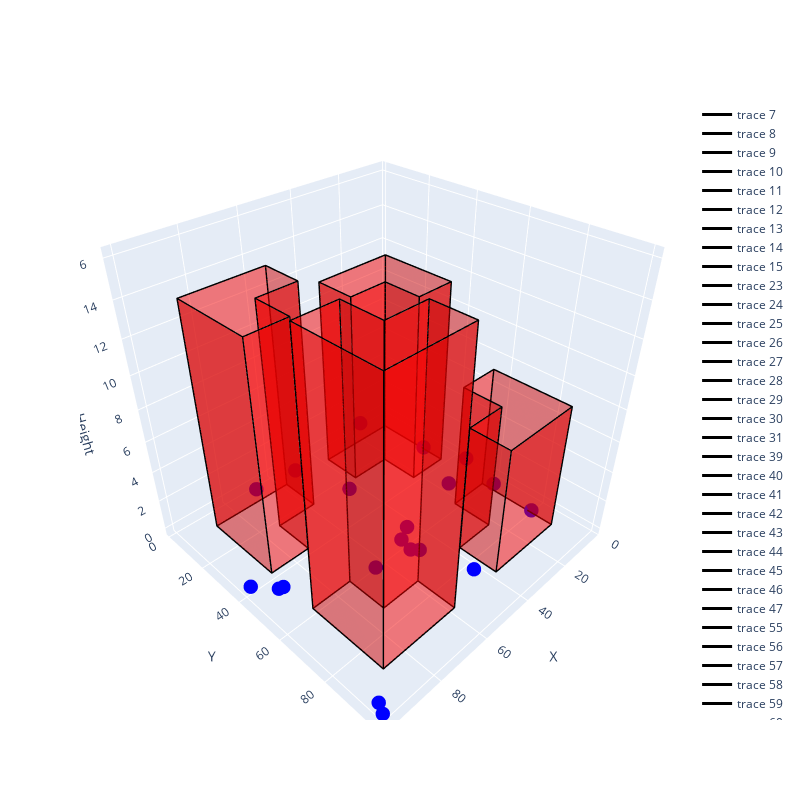

Notebook source saved alongside this figure:
### Code cell
initial_plot(delivary_locations=delivary_loc, obstacles=obstacles)

### Figure 1 — Plotly figure (JSON) as saved in the notebook; plotly's stock layout.template omitted (floating-point values rounded to 4 significant figures)
{"data": [{"color": "red", "i": [0, 0], "j": [1, 2], "k": [2, 3], "opacity": 0.5, "type": "mesh3d", "x": [10, 40, 40, 10], "y": [10, 10, 10, 10], "z": [0, 0, 12, 12]}, {"color": "red", "i": [0, 0], "j": [1, 2], "k": [2, 3], "opacity": 0.5, "type": "mesh3d", "x": [40, 40, 40, 40], "y": [10, 25, 25, 10], "z": [0, 0, 12, 12]}, {"color": "red", "i": [0, 0], "j": [1, 2], "k": [2, 3], "opacity": 0.5, "type": "mesh3d", "x": [40, 25, 25, 40], "y": [25, 25, 25, 25], "z": [0, 0, 12, 12]}, {"color": "red", "i": [0, 0], "j": [1, 2], "k": [2, 3], "opacity": 0.5, "type": "mesh3d", "x": [25, 25, 25, 25], "y": [25, 40, 40, 25], "z": [0, 0, 12, 12]}, {"color": "red", "i": [0, 0], "j": [1, 2], "k": [2, 3], "opacity": 0.5, "type": "mesh3d", "x": [25, 10, 10, 25], "y": [40, 40, 40, 40], "z": [0, 0, 12, 12]}, {"color": "red", "i": [0, 0], "j": [1, 2], "k": [2, 3], "opacity": 0.5, "type": "mesh3d", "x": [10, 10, 10, 10], "y": [40, 10, 10, 40], "z": [0, 0, 12, 12]}, {"color": "red", "i": [0, 0], "j": [1, 2], "k": [2, 3], "opacity": 0.5, "type": "mesh3d", "x": [10, 10, 10, 10], "y": [10, 10, 10, 10], "z": [0, 0, 12, 12]}, {"line": {"color": "black", "width": 3}, "mode": "lines", "type": "scatter3d", "x": [10, 40, 40, 25, 25, 10, 10, 10], "y": [10, 10, 25, 25, 40, 40, 10, 10], "z": [12, 12, 12, 12, 12, 12, 12, 12]}, {"line": {"color": "black", "width": 3}, "mode": "lines", "type": "scatter3d", "x": [10, 40, 40, 25, 25, 10, 10, 10], "y": [10, 10, 25, 25, 40, 40, 10, 10], "z": [0, 0, 0, 0, 0, 0, 0, 0]}, {"line": {"color": "black", "width": 3}, "mode": "lines", "type": "scatter3d", "x": [10, 10, 40, 40, 10], "y": [10, 10, 10, 10, 10], "z": [0, 12, 12, 0, 0]}, {"line": {"color": "black", "width": 3}, "mode": "lines", "type": "scatter3d", "x": [40, 40, 40, 40, 40], "y": [10, 10, 25, 25, 10], "z": [0, 12, 12, 0, 0]}, {"line": {"color": "black", "width": 3}, "mode": "lines", "type": "scatter3d", "x": [40, 40, 25, 25, 40], "y": [25, 25, 25, 25, 25], "z": [0, 12, 12, 0, 0]}, {"line": {"color": "black", "width": 3}, "mode": "lines", "type": "scatter3d", "x": [25, 25, 25, 25, 25], "y": [25, 25, 40, 40, 25], "z": [0, 12, 12, 0, 0]}, {"line": {"color": "black", "width": 3}, "mode": "lines", "type": "scatter3d", "x": [25, 25, 10, 10, 25], "y": [40, 40, 40, 40, 40], "z": [0, 12, 12, 0, 0]}, {"line": {"color": "black", "width": 3}, "mode": "lines", "type": "scatter3d", "x": [10, 10, 10, 10, 10], "y": [40, 40, 10, 10, 40], "z": [0, 12, 12, 0, 0]}, {"line": {"color": "black", "width": 3}, "mode": "lines", "type": "scatter3d", "x": [10, 10, 10, 10, 10], "y": [10, 10, 10, 10, 10], "z": [0, 12, 12, 0, 0]}, {"color": "red", "i": [0, 0], "j": [1, 2], "k": [2, 3], "opacity": 0.5, "type": "mesh3d", "x": [60, 90, 90, 60], "y": [10, 10, 10, 10], "z": [0, 0, 14, 14]}, {"color": "red", "i": [0, 0], "j": [1, 2], "k": [2, 3], "opacity": 0.5, "type": "mesh3d", "x": [90, 90, 90, 90], "y": [10, 40, 40, 10], "z": [0, 0, 14, 14]}, {"color": "red", "i": [0, 0], "j": [1, 2], "k": [2, 3], "opacity": 0.5, "type": "mesh3d", "x": [90, 75, 75, 90], "y": [40, 40, 40, 40], "z": [0, 0, 14, 14]}, {"color": "red", "i": [0, 0], "j": [1, 2], "k": [2, 3], "opacity": 0.5, "type": "mesh3d", "x": [75, 75, 75, 75], "y": [40, 25, 25, 40], "z": [0, 0, 14, 14]}, {"color": "red", "i": [0, 0], "j": [1, 2], "k": [2, 3], "opacity": 0.5, "type": "mesh3d", "x": [75, 60, 60, 75], "y": [25, 25, 25, 25], "z": [0, 0, 14, 14]}, {"color": "red", "i": [0, 0], "j": [1, 2], "k": [2, 3], "opacity": 0.5, "type": "mesh3d", "x": [60, 60, 60, 60], "y": [25, 10, 10, 25], "z": [0, 0, 14, 14]}, {"color": "red", "i": [0, 0], "j": [1, 2], "k": [2, 3], "opacity": 0.5, "type": "mesh3d", "x": [60, 60, 60, 60], "y": [10, 10, 10, 10], "z": [0, 0, 14, 14]}, {"line": {"color": "black", "width": 3}, "mode": "lines", "type": "scatter3d", "x": [60, 90, 90, 75, 75, 60, 60, 60], "y": [10, 10, 40, 40, 25, 25, 10, 10], "z": [14, 14, 14, 14, 14, 14, 14, 14]}, {"line": {"color": "black", "width": 3}, "mode": "lines", "type": "scatter3d", "x": [60, 90, 90, 75, 75, 60, 60, 60], "y": [10, 10, 40, 40, 25, 25, 10, 10], "z": [0, 0, 0, 0, 0, 0, 0, 0]}, {"line": {"color": "black", "width": 3}, "mode": "lines", "type": "scatter3d", "x": [60, 60, 90, 90, 60], "y": [10, 10, 10, 10, 10], "z": [0, 14, 14, 0, 0]}, {"line": {"color": "black", "width": 3}, "mode": "lines", "type": "scatter3d", "x": [90, 90, 90, 90, 90], "y": [10, 10, 40, 40, 10], "z": [0, 14, 14, 0, 0]}, {"line": {"color": "black", "width": 3}, "mode": "lines", "type": "scatter3d", "x": [90, 90, 75, 75, 90], "y": [40, 40, 40, 40, 40], "z": [0, 14, 14, 0, 0]}, {"line": {"color": "black", "width": 3}, "mode": "lines", "type": "scatter3d", "x": [75, 75, 75, 75, 75], "y": [40, 40, 25, 25, 40], "z": [0, 14, 14, 0, 0]}, {"line": {"color": "black", "width": 3}, "mode": "lines", "type": "scatter3d", "x": [75, 75, 60, 60, 75], "y": [25, 25, 25, 25, 25], "z": [0, 14, 14, 0, 0]}, {"line": {"color": "black", "width": 3}, "mode": "lines", "type": "scatter3d", "x": [60, 60, 60, 60, 60], "y": [25, 25, 10, 10, 25], "z": [0, 14, 14, 0, 0]}, {"line": {"color": "black", "width": 3}, "mode": "lines", "type": "scatter3d", "x": [60, 60, 60, 60, 60], "y": [10, 10, 10, 10, 10], "z": [0, 14, 14, 0, 0]}, {"color": "red", "i": [0, 0], "j": [1, 2], "k": [2, 3], "opacity": 0.5, "type": "mesh3d", "x": [10, 25, 25, 10], "y": [60, 60, 60, 60], "z": [0, 0, 8, 8]}, {"color": "red", "i": [0, 0], "j": [1, 2], "k": [2, 3], "opacity": 0.5, "type": "mesh3d", "x": [25, 25, 25, 25], "y": [60, 75, 75, 60], "z": [0, 0, 8, 8]}, {"color": "red", "i": [0, 0], "j": [1, 2], "k": [2, 3], "opacity": 0.5, "type": "mesh3d", "x": [25, 40, 40, 25], "y": [75, 75, 75, 75], "z": [0, 0, 8, 8]}, {"color": "red", "i": [0, 0], "j": [1, 2], "k": [2, 3], "opacity": 0.5, "type": "mesh3d", "x": [40, 40, 40, 40], "y": [75, 90, 90, 75], "z": [0, 0, 8, 8]}, {"color": "red", "i": [0, 0], "j": [1, 2], "k": [2, 3], "opacity": 0.5, "type": "mesh3d", "x": [40, 10, 10, 40], "y": [90, 90, 90, 90], "z": [0, 0, 8, 8]}, {"color": "red", "i": [0, 0], "j": [1, 2], "k": [2, 3], "opacity": 0.5, "type": "mesh3d", "x": [10, 10, 10, 10], "y": [90, 60, 60, 90], "z": [0, 0, 8, 8]}, {"color": "red", "i": [0, 0], "j": [1, 2], "k": [2, 3], "opacity": 0.5, "type": "mesh3d", "x": [10, 10, 10, 10], "y": [60, 60, 60, 60], "z": [0, 0, 8, 8]}, {"line": {"color": "black", "width": 3}, "mode": "lines", "type": "scatter3d", "x": [10, 25, 25, 40, 40, 10, 10, 10], "y": [60, 60, 75, 75, 90, 90, 60, 60], "z": [8, 8, 8, 8, 8, 8, 8, 8]}, {"line": {"color": "black", "width": 3}, "mode": "lines", "type": "scatter3d", "x": [10, 25, 25, 40, 40, 10, 10, 10], "y": [60, 60, 75, 75, 90, 90, 60, 60], "z": [0, 0, 0, 0, 0, 0, 0, 0]}, {"line": {"color": "black", "width": 3}, "mode": "lines", "type": "scatter3d", "x": [10, 10, 25, 25, 10], "y": [60, 60, 60, 60, 60], "z": [0, 8, 8, 0, 0]}, {"line": {"color": "black", "width": 3}, "mode": "lines", "type": "scatter3d", "x": [25, 25, 25, 25, 25], "y": [60, 60, 75, 75, 60], "z": [0, 8, 8, 0, 0]}, {"line": {"color": "black", "width": 3}, "mode": "lines", "type": "scatter3d", "x": [25, 25, 40, 40, 25], "y": [75, 75, 75, 75, 75], "z": [0, 8, 8, 0, 0]}, {"line": {"color": "black", "width": 3}, "mode": "lines", "type": "scatter3d", "x": [40, 40, 40, 40, 40], "y": [75, 75, 90, 90, 75], "z": [0, 8, 8, 0, 0]}, {"line": {"color": "black", "width": 3}, "mode": "lines", "type": "scatter3d", "x": [40, 40, 10, 10, 40], "y": [90, 90, 90, 90, 90], "z": [0, 8, 8, 0, 0]}, {"line": {"color": "black", "width": 3}, "mode": "lines", "type": "scatter3d", "x": [10, 10, 10, 10, 10], "y": [90, 90, 60, 60, 90], "z": [0, 8, 8, 0, 0]}, {"line": {"color": "black", "width": 3}, "mode": "lines", "type": "scatter3d", "x": [10, 10, 10, 10, 10], "y": [60, 60, 60, 60, 60], "z": [0, 8, 8, 0, 0]}, {"color": "red", "i": [0, 0], "j": [1, 2], "k": [2, 3], "opacity": 0.5, "type": "mesh3d", "x": [60, 90, 90, 60], "y": [90, 90, 90, 90], "z": [0, 0, 16, 16]}, {"color": "red", "i": [0, 0], "j": [1, 2], "k": [2, 3], "opacity": 0.5, "type": "mesh3d", "x": [90, 90, 90, 90], "y": [90, 60, 60, 90], "z": [0, 0, 16, 16]}, {"color": "red", "i": [0, 0], "j": [1, 2], "k": [2, 3], "opacity": 0.5, "type": "mesh3d", "x": [90, 75, 75, 90], "y": [60, 60, 60, 60], "z": [0, 0, 16, 16]}, {"color": "red", "i": [0, 0], "j": [1, 2], "k": [2, 3], "opacity": 0.5, "type": "mesh3d", "x": [75, 75, 75, 75], "y": [60, 75, 75, 60], "z": [0, 0, 16, 16]}, {"color": "red", "i": [0, 0], "j": [1, 2], "k": [2, 3], "opacity": 0.5, "type": "mesh3d", "x": [75, 60, 60, 75], "y": [75, 75, 75, 75], "z": [0, 0, 16, 16]}, {"color": "red", "i": [0, 0], "j": [1, 2], "k": [2, 3], "opacity": 0.5, "type": "mesh3d", "x": [60, 60, 60, 60], "y": [75, 90, 90, 75], "z": [0, 0, 16, 16]}, {"color": "red", "i": [0, 0], "j": [1, 2], "k": [2, 3], "opacity": 0.5, "type": "mesh3d", "x": [60, 60, 60, 60], "y": [90, 90, 90, 90], "z": [0, 0, 16, 16]}, {"line": {"color": "black", "width": 3}, "mode": "lines", "type": "scatter3d", "x": [60, 90, 90, 75, 75, 60, 60, 60], "y": [90, 90, 60, 60, 75, 75, 90, 90], "z": [16, 16, 16, 16, 16, 16, 16, 16]}, {"line": {"color": "black", "width": 3}, "mode": "lines", "type": "scatter3d", "x": [60, 90, 90, 75, 75, 60, 60, 60], "y": [90, 90, 60, 60, 75, 75, 90, 90], "z": [0, 0, 0, 0, 0, 0, 0, 0]}, {"line": {"color": "black", "width": 3}, "mode": "lines", "type": "scatter3d", "x": [60, 60, 90, 90, 60], "y": [90, 90, 90, 90, 90], "z": [0, 16, 16, 0, 0]}, {"line": {"color": "black", "width": 3}, "mode": "lines", "type": "scatter3d", "x": [90, 90, 90, 90, 90], "y": [90, 90, 60, 60, 90], "z": [0, 16, 16, 0, 0]}, {"line": {"color": "black", "width": 3}, "mode": "lines", "type": "scatter3d", "x": [90, 90, 75, 75, 90], "y": [60, 60, 60, 60, 60], "z": [0, 16, 16, 0, 0]}, {"line": {"color": "black", "width": 3}, "mode": "lines", "type": "scatter3d", "x": [75, 75, 75, 75, 75], "y": [60, 60, 75, 75, 60], "z": [0, 16, 16, 0, 0]}, {"line": {"color": "black", "width": 3}, "mode": "lines", "type": "scatter3d", "x": [75, 75, 60, 60, 75], "y": [75, 75, 75, 75, 75], "z": [0, 16, 16, 0, 0]}, {"line": {"color": "black", "width": 3}, "mode": "lines", "type": "scatter3d", "x": [60, 60, 60, 60, 60], "y": [75, 75, 90, 90, 75], "z": [0, 16, 16, 0, 0]}, {"line": {"color": "black", "width": 3}, "mode": "lines", "type": "scatter3d", "x": [60, 60, 60, 60, 60], "y": [90, 90, 90, 90, 90], "z": [0, 16, 16, 0, 0]}, {"marker": {"color": "blue", "size": 5}, "mode": "markers", "type": "scatter3d", "x": [45.24, 92.42, 50.78, 18.47, 9.412, 9.067, 69.34, 98.22, 65.39, 15.75, 52.84, 3.008, 44.05, 51.91, 49.98, 45.73, 99.77, 91.03, 98.04, 7.304], "y": [55.98, 46.57, 58.74, 51.19, 30.34, 80.96, 4.188, 96.48, 61.56, 1.5, 5.955, 46.39, 84.24, 64.03, 66.24, 27.82, 99.57, 47.0, 39.74, 62.95], "z": [0, 0, 0, 0, 0, 0, 0, 0, 0, 0, 0, 0, 0, 0, 0, 0, 0, 0, 0, 0]}], "layout": {"height": 800, "scene": {"aspectmode": "cube", "xaxis": {"title": {"text": "X"}}, "yaxis": {"title": {"text": "Y"}}, "zaxis": {"title": {"text": "Height"}}}, "width": 800}}
